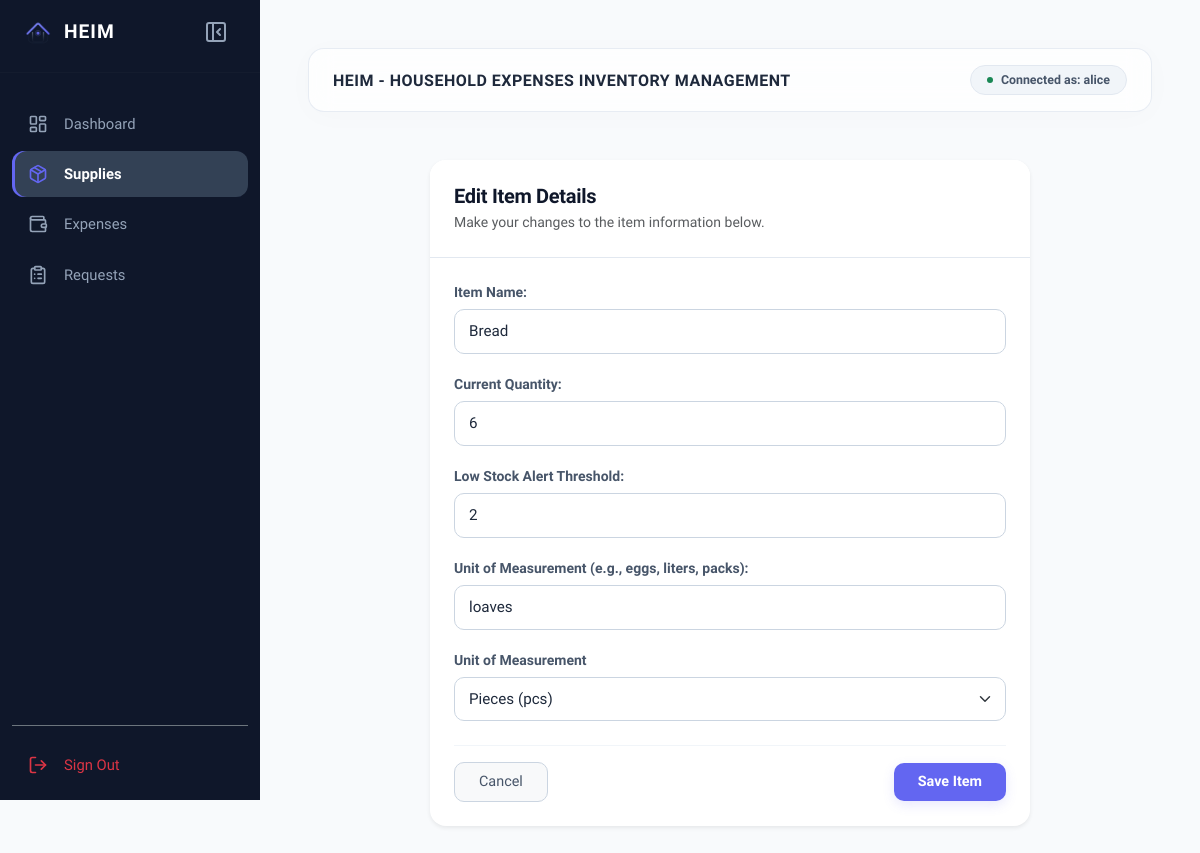
Before: /inventory/3/edit/ (signed in) with the older database file.
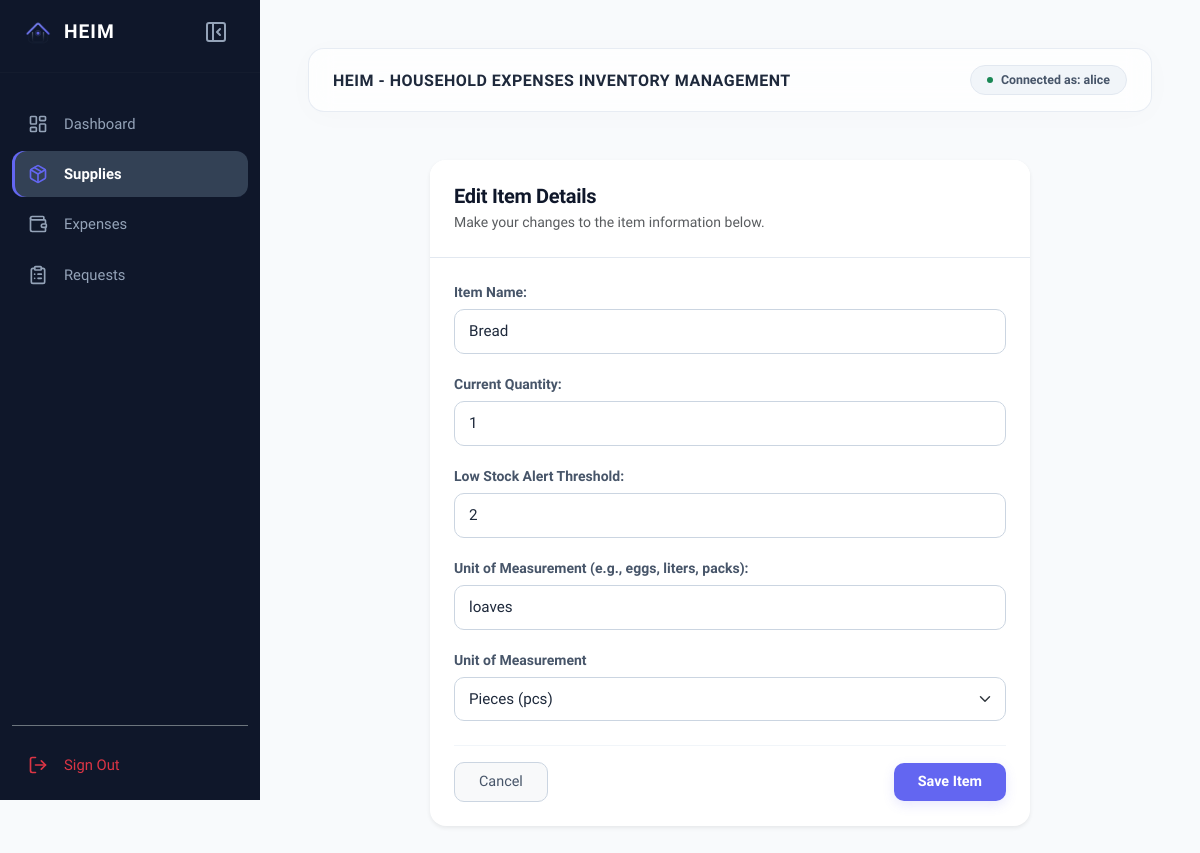
After: the same page with the newer database file.
### household/models.py (models this page shows, shortened)
class BaseModel(models.Model):
    created_at = models.DateTimeField(auto_now_add=True, db_index=True)
    updated_at = models.DateTimeField(auto_now=True)
    class Meta:
        abstract = True

class InventoryItem(BaseModel):
    item_name = models.CharField(max_length=150)
    current_stock = models.IntegerField(default=0)
    min_stock_threshold = models.IntegerField(default=2)
    unit = models.CharField(max_length=50, default="pieces")

### household/views.py (the view)
# urls.py: path('inventory/<int:pk>/edit/', InventoryUpdateView.as_view(), name='inventory-edit'),
class InventoryUpdateView(LoginRequiredMixin, UpdateView):
    model = InventoryItem
    form_class = InventoryItemForm
    template_name = 'inventory/inventory_form.html'
    success_url = reverse_lazy('inventory-list')

### household/forms.py
class InventoryItemForm(forms.ModelForm):
    class Meta:
        model = InventoryItem
        fields = ['item_name', 'current_stock', 'min_stock_threshold', 'unit']
        labels = {
            'item_name': 'Item Name',
            'current_stock': 'Current Quantity',
            'min_stock_threshold': 'Low Stock Alert Threshold',
            'unit': 'Unit of Measurement (e.g., eggs, liters, packs)',
        }

### templates/inventory/inventory_form.html (shortened to what this page needs)
{% extends 'base.html' %}
{% block content %}
<div class="card shadow-sm border-0 mx-auto" style="max-width: 600px; border-radius: 16px; overflow: hidden; background: #ffffff; border: 1px solid #e2e8f0;">
    <div class="p-4 border-bottom" style="background: #ffffff; border-color: #e2e8f0 !important;">
        <h4 class="mb-0 fw-bold" style="color: #0f172a; font-size: 1.25rem; letter-spacing: -0.3px;">
            {% if object %}Edit Item Details{% else %}Add New Supply Item{% endif %}
        </h4>
        <p class="text-muted small mb-0 mt-1">
            {% if object %}Make your changes to the item information below.{% else %}Fill in the details below to add a new item to your supplies.{% endif %}
        </p>
    </div>
    <div class="card-body p-4">
        <form method="POST" autocomplete="off">
            <div class="custom-form-wrapper">
                {% include 'includes/form.html' %}
                <div class="form-group mb-3">
                    <label for="id_unit" class="form-label">Unit of Measurement</label>
                    <select name="unit" id="id_unit" class="form-select">
                        <option value="pcs" {% if object.unit == 'pcs' %}selected{% endif %}>Pieces (pcs)</option>
                    </select>
                </div>
            </div>
            <div class="d-flex justify-content-between align-items-center mt-4 pt-3 border-top" style="border-color: #f1f5f9 !important;">
                <a href="{% url 'inventory-list' %}" class="btn btn-light px-4 py-2 fw-medium" style="border-radius: 10px; border-color: #cbd5e1; color: #475569; font-size: 0.9rem;">
                    Cancel
                </a>
                <button type="submit" class="btn btn-indigo px-4 py-2 fw-semibold text-white" style="background-color: var(--accent-color); border-radius: 10px; font-size: 0.9rem; border: none; box-shadow: 0 4px 12px rgba(99, 102, 241, 0.15);">
                    Save Item
                </button>
            </div>
        </form>
    </div>
</div>
{% endblock %}

### templates/includes/form.html (shortened to what this page needs)
{% load widget_tweaks %}
{% for field in form %}
  <div class="form-group mb-3">
    <label class="form-label">{{ field.label_tag }}</label>
    <div>
      {% render_field field class="form-control" %}
    </div>
  </div>
{% endfor %}

Changed rows visible on the page:
changed InventoryItem "Bread": current_stock "6" → "1"
